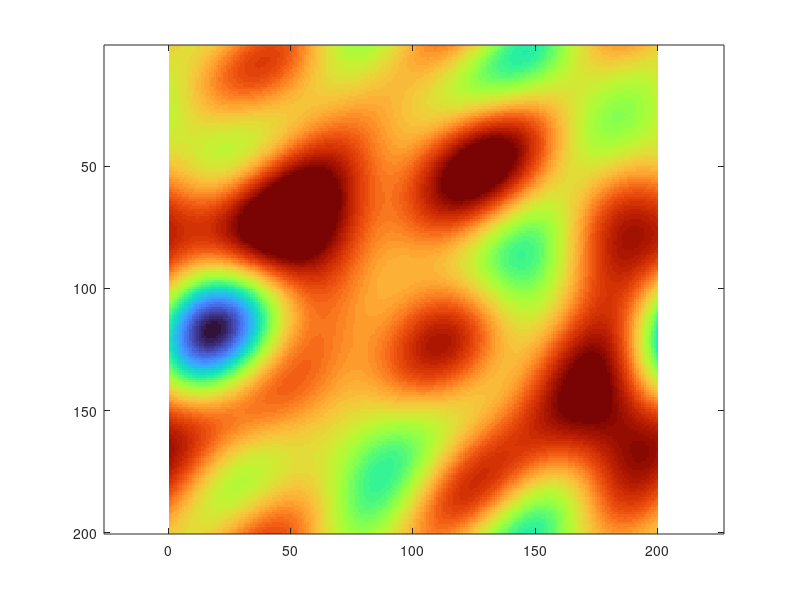

Reproduce this figure in MATLAB. (Note: this script raises an error after producing the figure.)
clc, clear, close all

saveVid = 0;   % 1: save  2: no

fontSize = 24;

% number of point
Nx = 200;
Ny = 200;
tmax = 30;

weatherMat = zeros(Nx, Ny, tmax);
% numSeed = 8187;
numSeed = 69;

figure(88)
axis equal tight
colormap turbo

for t = 1:tmax
    f = 0.015;   % Increase the randomness control parameter
%     f = 0.05;     % Lower = higher frequency
    rand('seed', numSeed)
    
    nx1 = 1 + floor(0.999*f*Nx);
    nx2 = Nx - nx1 + 1;
    ny1 = 1 + floor(0.999*f*Nx);
    ny2 = Nx - nx1 + 1;
    
    F = rand(Nx,Ny);
    F = fft2(F);   % 2D FFT
    F(nx1:nx2 - 0.5*sin(t/2), :) = 0;
    F(:, ny1:ny2 - 0.5*cos(t/2)) = 0;
    
    F = real(ifft2(F));  % 2D iFFT
    
    % Scale the values to the desired range (0.2 - 1)
    F = (F - min(F(:))) ./ (max(F(:)) - min(F(:)));
    F = F * 1.22;
%     F = F * 1.15;
    F(F>1) = 1;

    imagesc(F)
    
    hold on 
%     [C2,h2] = contourf(1:200, 1:200, F, [1, 1], 'FaceAlpha',0,...
%         'LineColor', 'w', 'LineWidth', 2);
    
%     clabel(C2,h2,'FontSize',15,'Color','w')
    axis equal tight
    
    
    title("numSeed = " + num2str(numSeed) + ", f = " + num2str(f)...
        + num2str(t,', time = %4.1f s'))
    set(gca, 'YDir', 'normal', 'FontSize', fontSize)
    colorbar
    pause(0.01)
    hold off

    % Video saving
    if saveVid
        frm(t) = getframe(gcf) ;
        drawnow
    end

    weatherMat(:,:,t) = F;
end

set(gca, 'YDir', 'normal', 'LineWidth', 2)
fileName = "WeatherMat_" + num2str(numSeed) +".mat";
% save(fileName, 'weatherMat')

if saveVid
    video_name = "WeatherMat_" + num2str(numSeed) + ".avi";
    % create the video writer with 1 fps
    writerObj = VideoWriter(video_name);
    writerObj.FrameRate = 30;
    % set the seconds per image
    % open the video writer
    open(writerObj);
    % write the frames to the video
    for i=1:length(frm)
        % convert the image to a frame
        frame = frm(i) ;    
        writeVideo(writerObj, frame);
    end
    % close the writer object
    close(writerObj);
end
